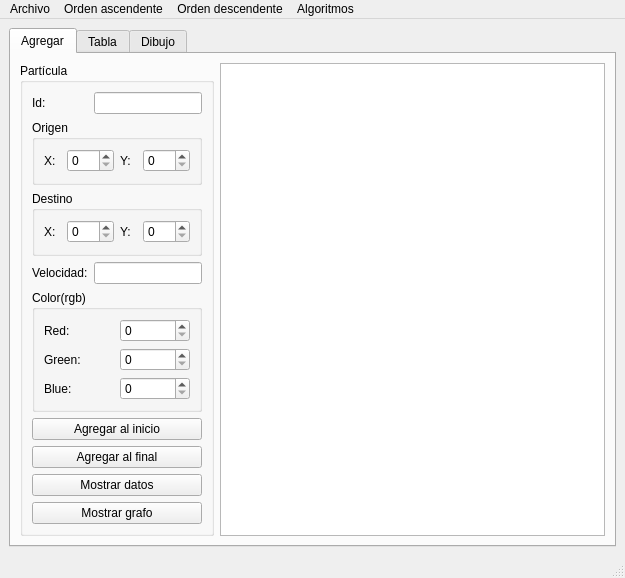
<?xml version="1.0" encoding="UTF-8"?>
<ui version="4.0">
 <class>MainWindow</class>
 <widget class="QMainWindow" name="MainWindow">
  <property name="geometry">
   <rect>
    <x>0</x>
    <y>0</y>
    <width>625</width>
    <height>528</height>
   </rect>
  </property>
  <property name="windowTitle">
   <string>MainWindow</string>
  </property>
  <widget class="QWidget" name="centralwidget">
   <layout class="QGridLayout" name="gridLayout_5">
    <item row="0" column="0">
     <widget class="QTabWidget" name="tabWidget">
      <property name="currentIndex">
       <number>0</number>
      </property>
      <widget class="QWidget" name="tab">
       <attribute name="title">
        <string>Agregar</string>
       </attribute>
       <layout class="QGridLayout" name="gridLayout_8">
        <item row="0" column="0">
         <widget class="QGroupBox" name="groupBox">
          <property name="title">
           <string>Partícula</string>
          </property>
          <layout class="QGridLayout" name="gridLayout_2">
           <item row="0" column="0">
            <widget class="QLabel" name="label">
             <property name="text">
              <string>Id:</string>
             </property>
            </widget>
           </item>
           <item row="0" column="1" colspan="2">
            <widget class="QLineEdit" name="id_lineEdit"/>
           </item>
           <item row="9" column="0" colspan="3">
            <widget class="QPushButton" name="mostrar_grafo_pushButton">
             <property name="text">
              <string>Mostrar grafo</string>
             </property>
            </widget>
           </item>
           <item row="3" column="0">
            <widget class="QLabel" name="label_6">
             <property name="text">
              <string>Velocidad:</string>
             </property>
            </widget>
           </item>
           <item row="2" column="0" colspan="3">
            <widget class="QGroupBox" name="groupBox_3">
             <property name="title">
              <string>Destino</string>
             </property>
             <layout class="QGridLayout" name="gridLayout_6">
              <item row="0" column="0">
               <widget class="QLabel" name="label_4">
                <property name="text">
                 <string>X:</string>
                </property>
               </widget>
              </item>
              <item row="0" column="1">
               <widget class="QSpinBox" name="destino_x_spinBox">
                <property name="maximum">
                 <number>500</number>
                </property>
               </widget>
              </item>
              <item row="0" column="2">
               <widget class="QLabel" name="label_5">
                <property name="text">
                 <string>Y:</string>
                </property>
               </widget>
              </item>
              <item row="0" column="3">
               <widget class="QSpinBox" name="destino_y_spinBox">
                <property name="maximum">
                 <number>500</number>
                </property>
               </widget>
              </item>
             </layout>
            </widget>
           </item>
           <item row="6" column="0" colspan="3">
            <widget class="QPushButton" name="agregar_inicio_pushButton">
             <property name="text">
              <string>Agregar al inicio</string>
             </property>
            </widget>
           </item>
           <item row="8" column="0" colspan="3">
            <widget class="QPushButton" name="mostrar_datos_pushButton">
             <property name="text">
              <string>Mostrar datos</string>
             </property>
            </widget>
           </item>
           <item row="3" column="1" colspan="2">
            <widget class="QLineEdit" name="velocidad_lineEdit"/>
           </item>
           <item row="7" column="0" colspan="3">
            <widget class="QPushButton" name="agregar_final_pushButton">
             <property name="text">
              <string>Agregar al final</string>
             </property>
            </widget>
           </item>
           <item row="1" column="0" colspan="3">
            <widget class="QGroupBox" name="groupBox_2">
             <property name="title">
              <string>Origen</string>
             </property>
             <layout class="QGridLayout" name="gridLayout_3">
              <item row="0" column="0">
               <widget class="QLabel" name="label_2">
                <property name="text">
                 <string>X:</string>
                </property>
               </widget>
              </item>
              <item row="0" column="3">
               <widget class="QSpinBox" name="origen_y_spinBox">
                <property name="maximum">
                 <number>500</number>
                </property>
               </widget>
              </item>
              <item row="0" column="2">
               <widget class="QLabel" name="label_3">
                <property name="text">
                 <string>Y:</string>
                </property>
               </widget>
              </item>
              <item row="0" column="1">
               <widget class="QSpinBox" name="origen_x_spinBox">
                <property name="maximum">
                 <number>500</number>
                </property>
               </widget>
              </item>
             </layout>
            </widget>
           </item>
           <item row="4" column="0" colspan="3">
            <widget class="QGroupBox" name="groupBox_4">
             <property name="title">
              <string>Color(rgb)</string>
             </property>
             <layout class="QGridLayout" name="gridLayout_7">
              <item row="0" column="0">
               <widget class="QLabel" name="label_8">
                <property name="text">
                 <string>Red:</string>
                </property>
               </widget>
              </item>
              <item row="0" column="1">
               <widget class="QSpinBox" name="red_spinBox">
                <property name="maximum">
                 <number>255</number>
                </property>
               </widget>
              </item>
              <item row="1" column="0">
               <widget class="QLabel" name="label_9">
                <property name="text">
                 <string>Green:</string>
                </property>
               </widget>
              </item>
              <item row="1" column="1">
               <widget class="QSpinBox" name="green_spinBox">
                <property name="maximum">
                 <number>255</number>
                </property>
               </widget>
              </item>
              <item row="2" column="0">
               <widget class="QLabel" name="label_10">
                <property name="text">
                 <string>Blue:</string>
                </property>
               </widget>
              </item>
              <item row="2" column="1">
               <widget class="QSpinBox" name="blue_spinBox">
                <property name="maximum">
                 <number>255</number>
                </property>
               </widget>
              </item>
             </layout>
            </widget>
           </item>
          </layout>
         </widget>
        </item>
        <item row="0" column="1">
         <widget class="QPlainTextEdit" name="print"/>
        </item>
       </layout>
      </widget>
      <widget class="QWidget" name="tab_2">
       <attribute name="title">
        <string>Tabla</string>
       </attribute>
       <layout class="QGridLayout" name="gridLayout_4">
        <item row="0" column="0" colspan="2">
         <widget class="QTableWidget" name="tabla"/>
        </item>
        <item row="1" column="0" colspan="2">
         <widget class="QPushButton" name="tabla_mostrar_pushButton">
          <property name="text">
           <string>Mostrar</string>
          </property>
         </widget>
        </item>
        <item row="2" column="0">
         <widget class="QLineEdit" name="tabla_id_lineEdit">
          <property name="placeholderText">
           <string>Buscar id</string>
          </property>
         </widget>
        </item>
        <item row="2" column="1">
         <widget class="QPushButton" name="tabla_buscar_pushButton">
          <property name="text">
           <string>Buscar</string>
          </property>
         </widget>
        </item>
       </layout>
      </widget>
      <widget class="QWidget" name="tab_3">
       <attribute name="title">
        <string>Dibujo</string>
       </attribute>
       <layout class="QGridLayout" name="gridLayout">
        <item row="0" column="0" colspan="2">
         <widget class="QGraphicsView" name="graphicsView"/>
        </item>
        <item row="1" column="0">
         <widget class="QPushButton" name="dibujar_pushButton">
          <property name="text">
           <string>Dibujar</string>
          </property>
         </widget>
        </item>
        <item row="1" column="1">
         <widget class="QPushButton" name="limpiar_pushButton">
          <property name="text">
           <string>Limpiar</string>
          </property>
         </widget>
        </item>
       </layout>
      </widget>
     </widget>
    </item>
   </layout>
  </widget>
  <widget class="QMenuBar" name="menubar">
   <property name="geometry">
    <rect>
     <x>0</x>
     <y>0</y>
     <width>625</width>
     <height>21</height>
    </rect>
   </property>
   <widget class="QMenu" name="menuArchivo">
    <property name="title">
     <string>Archivo</string>
    </property>
    <addaction name="actionAbrir"/>
    <addaction name="actionGuardar"/>
   </widget>
   <widget class="QMenu" name="menuOrden_ascendente">
    <property name="title">
     <string>Orden ascendente</string>
    </property>
    <addaction name="actionId_ascendente"/>
    <addaction name="actionVelocidad_ascendente"/>
   </widget>
   <widget class="QMenu" name="menuOrden_descendente">
    <property name="title">
     <string>Orden descendente</string>
    </property>
    <addaction name="actionDistancia_descendente"/>
   </widget>
   <widget class="QMenu" name="menuBusqueda">
    <property name="title">
     <string>Algoritmos</string>
    </property>
    <addaction name="actionAmplitud"/>
    <addaction name="actionProfundidad"/>
   </widget>
   <addaction name="menuArchivo"/>
   <addaction name="menuOrden_ascendente"/>
   <addaction name="menuOrden_descendente"/>
   <addaction name="menuBusqueda"/>
  </widget>
  <widget class="QStatusBar" name="statusbar"/>
  <action name="actionAbrir">
   <property name="text">
    <string>Abrir</string>
   </property>
   <property name="shortcut">
    <string>Ctrl+O</string>
   </property>
  </action>
  <action name="actionGuardar">
   <property name="text">
    <string>Guardar</string>
   </property>
   <property name="shortcut">
    <string>Ctrl+S</string>
   </property>
  </action>
  <action name="actionId_ascendente">
   <property name="text">
    <string>Id</string>
   </property>
  </action>
  <action name="actionVelocidad_ascendente">
   <property name="text">
    <string>Velocidad</string>
   </property>
  </action>
  <action name="actionDistancia_descendente">
   <property name="text">
    <string>Distancia</string>
   </property>
  </action>
  <action name="actionAmplitud">
   <property name="text">
    <string>Busqueda en amplitud</string>
   </property>
  </action>
  <action name="actionProfundidad">
   <property name="text">
    <string>Busqueda en profundidad</string>
   </property>
  </action>
 </widget>
 <resources/>
 <connections/>
</ui>
